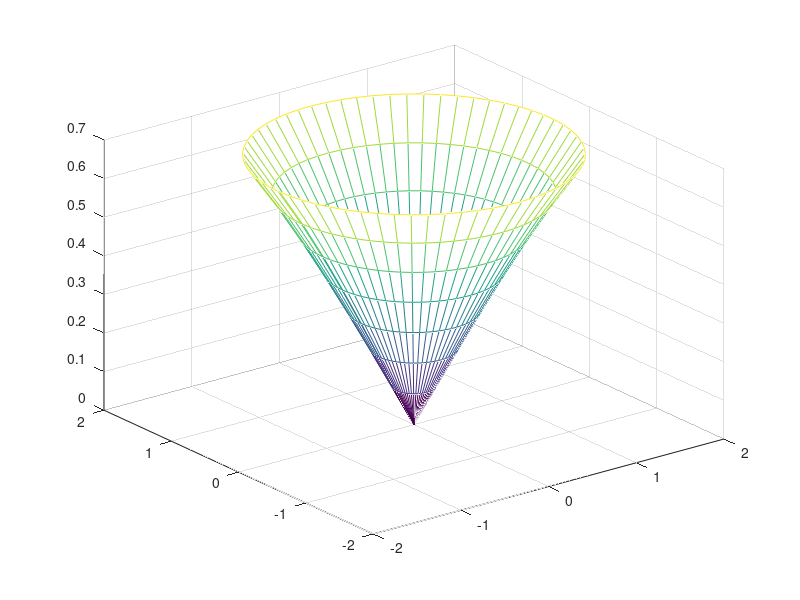

Recreate this plot in MATLAB. (Note: this script raises an error after producing the figure.)
function [] = task4 ()
t = 0:0.1:((2.^(1./2))./2); 
z = 2.*asin(t);

alpha = -pi:0.1:pi+0.1;
x = (cos(alpha)').*z;
y = (sin(alpha)').*z;
t = kron(ones(length(alpha), 1), t);

mesh(x,y,t)
q1 = pi*quad('y = (2.*asin(x)).^2',0,((2.^(1./2))./2))

hold on

t = ((2.^(1./2))./2):0.1:1;
z = 2.*acos(t);

alpha = -pi:0.1:pi+0.1;
x = (cos(alpha)').*z;
y = (sin(alpha)').*z;
t = kron(ones(length(alpha), 1), t);

mesh(x,y,t)
q2 = pi*quad('y = (2.*acos(x)).^2',((2.^(1./2))./2),1)
disp(q1+q2)
endfunction